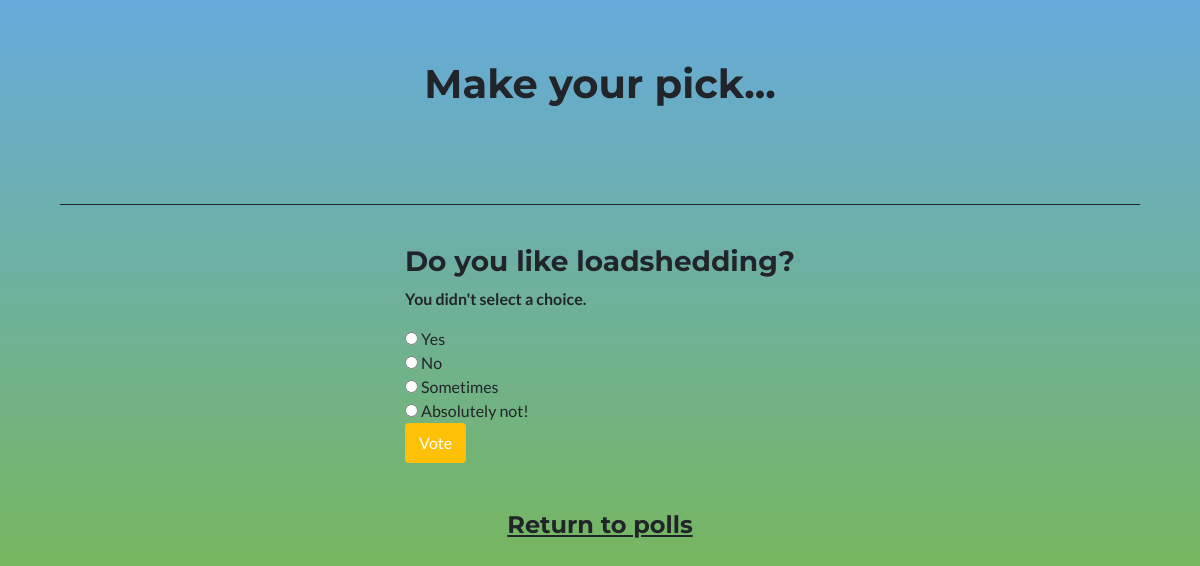
/polls/2/vote/, run on the app's committed database.
### polls/models.py (models this page shows, shortened)
class Question(models.Model):
    question_text = models.CharField(max_length=200)
    pub_date = models.DateTimeField('date published')

class Choice(models.Model):
    question = models.ForeignKey(Question, on_delete=models.CASCADE)
    choice_text = models.CharField(max_length=200)
    votes = models.IntegerField(default=0)

### polls/views.py (the view)
# urls.py: path('<int:question_id>/vote/', views.vote, name='vote'),
def vote(request, question_id):
    question = get_object_or_404(Question, pk=question_id)
    try:
        selected_choice = question.choice_set.get(
            pk=request.POST['choice']
        )
    except (KeyError, Choice.DoesNotExist):
        return render(request, 'polls/detail.html', {
            'question': question,
            'error_message': "You didn't select a choice."
})
    else:
        selected_choice.votes += 1
        selected_choice.save()
        return HttpResponseRedirect(
            reverse('polls:results', args=(question_id,))
        )

### polls/templates/polls/detail.html (shortened to what this page needs)
{% extends 'heading.html' %}
{% block content %}
<h3> {{question.question_text}}</h3>
{% if error_message %}
<p><strong>{{error_message}}</strong></p>
{% endif %}
<form action="{% url 'polls:vote' question.id %}" method="post">
    {% for choice in question.choice_set.all %}
    <input type="radio" name="choice" id="choice {{
        forloop.counter
    }}" value="{{ choice.id }}" />
    <label for="choice {{ forloop.counter }}">
        {{ choice.choice_text }}
    </label>
    <br />
    {% endfor %}
    <input class ="btn btn-warning" type="submit" value="Vote" />
</form>
<br>
<br>
<h4 class="text-center"><a class="link-dark" href="/polls">Return to polls</a></h4>
{% endblock %}

### data on the page
Question: question_text "Do you like loadshedding?"
Choice: choice_text "Yes"
Choice: choice_text "No"
Choice: choice_text "Sometimes"
Choice: choice_text "Absolutely not!"

### other printed values
{{ error_message }} "You didn't select a choice."
